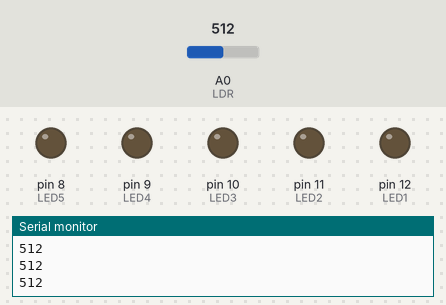
Simulated run of this sketch. Board: Arduino Uno, built with avr-gcc and run on an emulated ATmega328P. On the bench: output pins drawn as LEDs (lit = HIGH), the last lines printed to the serial monitor. The inputs (shaded band) are chosen by the test bench; at power-on: A0 (LDR) = 512.

Above: at 1.2 s.
1.3 s: A0 (LDR) set to 438
2.8 s: A0 (LDR) set to 404
At 3.8 s:
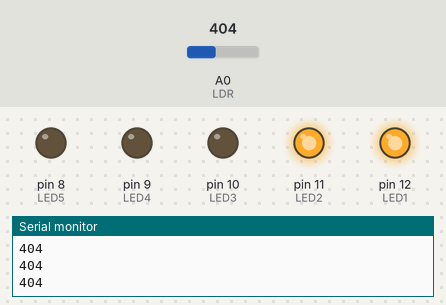
4.3 s: A0 (LDR) set to 338
5.8 s: A0 (LDR) set to 306
At 7.0 s:
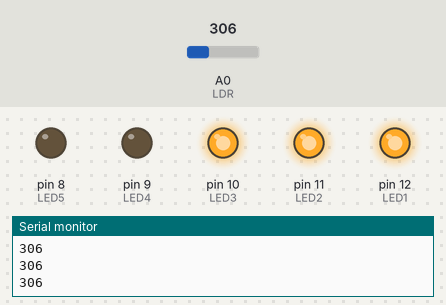
7.3 s: A0 (LDR) set to 232
8.8 s: A0 (LDR) set to 204
At 9.6 s:
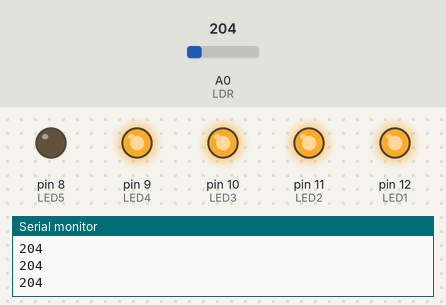
Timing chart, 0 to 11.3 s (numbered marks = the images above; inputs shaded):
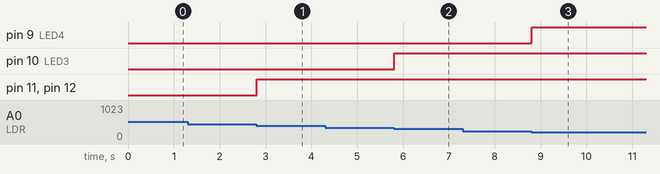

Measured:
- the behaviour switches between 423 and 422 on A0 (LDR) (found by bisection; images 0 and 1)
- the behaviour switches between 323 and 322 on A0 (LDR) (found by bisection; images 1 and 2)
- the behaviour switches between 223 and 222 on A0 (LDR) (found by bisection; images 2 and 3)
- after the input at 2.8 s, pin 11 (LED2), pin 12 (LED1): LOW → HIGH at once
- after the input at 5.8 s, pin 10 (LED3): LOW → HIGH at once
- after the input at 8.8 s, pin 9 (LED4): LOW → HIGH at once

The sketch:

SensorLuz.ino
```cpp
//Datos de sensor LDR
int LDRvalue = 0;

//Ejemplo varios LEDS
int LED1 = 12;
int LED2 = 11;
int LED3 = 10;
int LED4 = 9;
int LED5 = 8;

//Pin analógico para sensor LDR
#define LDR A0

void setup()
{
//Valores de los Pins de LED como salidas
pinMode(LED1, OUTPUT);
pinMode(LED2, OUTPUT);
pinMode(LED3, OUTPUT);
pinMode(LED4, OUTPUT);
pinMode(LED5, OUTPUT);

//Monitor Serie para visualizar valores de LDR
Serial.begin(9600);
}

void loop()
{
//Serial servirá para comprobar que valores recibe el sensor LDR
LDRvalue = analogRead(LDR);
Serial.println(LDRvalue);

if(LDRvalue >= 523)
{
    digitalWrite(LED1,LOW);
    digitalWrite(LED2,LOW);
    digitalWrite(LED3,LOW);
    digitalWrite(LED4,LOW);
    digitalWrite(LED5,LOW);

}

else if((LDRvalue >= 423) & (LDRvalue < 523))
{
    digitalWrite(LED1,LOW);
    digitalWrite(LED2,LOW);
    digitalWrite(LED3,LOW);
    digitalWrite(LED4,LOW);
    digitalWrite(LED5,LOW);
}

else if((LDRvalue >= 323) & (LDRvalue < 423))
{
    digitalWrite(LED1, HIGH);
    digitalWrite(LED2, HIGH);
    digitalWrite(LED3, LOW);
    digitalWrite(LED4, LOW);
    digitalWrite(LED5, LOW);
}
else if((LDRvalue >= 223) & (LDRvalue < 323))
{
    digitalWrite(LED1, HIGH);
    digitalWrite(LED2, HIGH);
    digitalWrite(LED3, HIGH);
    digitalWrite(LED4, LOW);
    digitalWrite(LED5, LOW);
}
else if((LDRvalue >= 123) & (LDRvalue < 223))
{
    digitalWrite(LED1, HIGH);
    digitalWrite(LED2, HIGH);
    digitalWrite(LED3, HIGH);
    digitalWrite(LED4, HIGH);
    digitalWrite(LED5, LOW);
}
else
{
    digitalWrite(LED1, HIGH);
    digitalWrite(LED2, HIGH);
    digitalWrite(LED3, HIGH);
    digitalWrite(LED4, HIGH);
    digitalWrite(LED5, HIGH);
}

}
```
